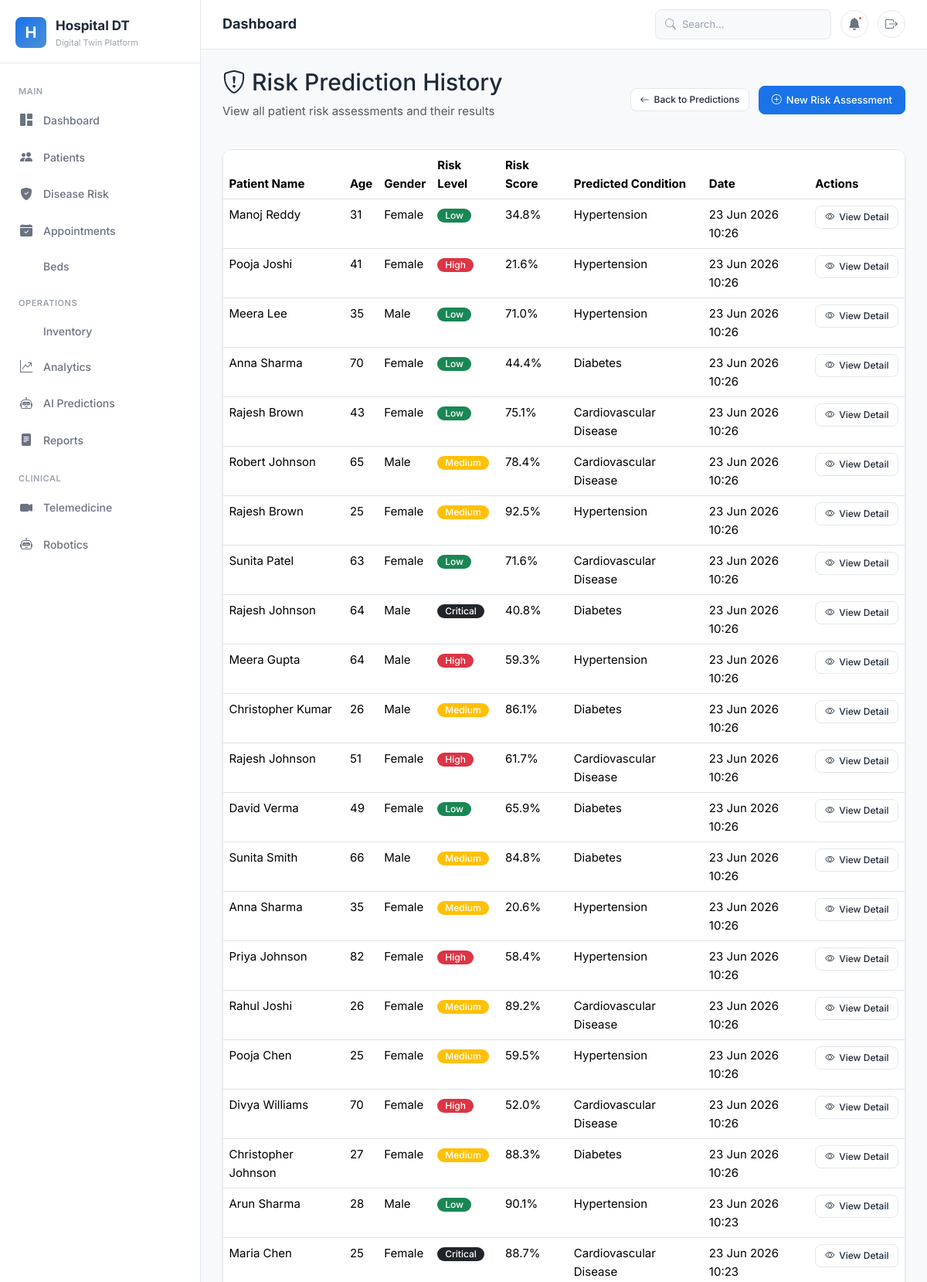
Page /predictions/risk-predictions/ (signed in, upper part) on the committed database.
### predictions/models.py (models this page shows, shortened)
class RiskPrediction(models.Model):
    RISK_LEVEL = [('low', 'Low'), ('medium', 'Medium'), ('high', 'High'), ('critical', 'Critical')]
    patient_id = models.CharField(max_length=20)
    patient_name = models.CharField(max_length=200)
    age = models.IntegerField()
    GENDER_CHOICES = [('', 'Select Gender'), ('Male', 'Male'), ('Female', 'Female'), ('Other', 'Other')]
    gender = models.CharField(max_length=10, choices=GENDER_CHOICES)
    diagnosis = models.TextField()
    risk_level = models.CharField(max_length=20, choices=RISK_LEVEL)
    risk_score = models.FloatField()
    explanation = models.TextField()
    prevention_tips = models.TextField()
    food_history_notes = models.TextField(blank=True)
    predicted_condition = models.CharField(max_length=200)
    recommendations = models.TextField()
    created_by = models.ForeignKey('auth.User', on_delete=models.SET_NULL, null=True)
    created_at = models.DateTimeField(auto_now_add=True)

### predictions/views.py (the view)
# urls.py: path('risk-predictions/', views.risk_prediction_list, name='risk_prediction_list'),
@admin_required
def risk_prediction_list(request):
    predictions = RiskPrediction.objects.select_related('created_by').order_by('-created_at')
    context = {
        'predictions': predictions,
    }
    return render(request, 'predictions/risk_prediction_list.html', context)

### templates/predictions/risk_prediction_list.html (shortened to what this page needs)
{% extends 'base.html' %}
{% load static %}
{% block content %}
<div class="row mb-4">
    <div class="col-12 d-flex justify-content-between align-items-center">
        <div>
            <h2><i class="bi bi-shield-exclamation"></i> Risk Prediction History</h2>
            <p class="text-muted">View all patient risk assessments and their results</p>
        </div>
        <div>
            <a href="{% url 'predictions:prediction_dashboard' %}" class="btn btn-outline-secondary btn-sm me-2"><i class="bi bi-arrow-left"></i> Back to Predictions</a>
            <a href="{% url 'predictions:risk_prediction' %}" class="btn btn-primary">
                <i class="bi bi-plus-circle"></i> New Risk Assessment
            </a>
        </div>
    </div>
</div>
<div class="card shadow-sm">
    <div class="card-body p-0">
        <div class="table-responsive">
            <table class="table table-hover mb-0">
                <thead>
                    <tr>
                        <th>Patient Name</th>
                        <th>Age</th>
                        <th>Gender</th>
                        <th>Risk Level</th>
                        <th>Risk Score</th>
                        <th>Predicted Condition</th>
                        <th>Date</th>
                        <th>Actions</th>
                    </tr>
                </thead>
                <tbody>
                    {% for pred in predictions %}
                    <tr>
                        <td>{{ pred.patient_name }}</td>
                        <td>{{ pred.age }}</td>
                        <td>{{ pred.gender }}</td>
                        <td>
                            <span class="badge bg-{% if pred.risk_level == 'critical' %}dark{% elif pred.risk_level == 'high' %}danger{% elif pred.risk_level == 'medium' %}warning{% else %}success{% endif %}">
                                {{ pred.risk_level|title }}
                            </span>
                        </td>
                        <td>{{ pred.risk_score|floatformat:1 }}%</td>
                        <td>{{ pred.predicted_condition }}</td>
                        <td>{{ pred.created_at|date:"d M Y H:i" }}</td>
                        <td>
                            <a href="{% url 'predictions:risk_prediction_detail' pred.pk %}" class="btn btn-sm btn-outline-primary">
                                <i class="bi bi-eye"></i> View Detail
                            </a>
                        </td>
                    </tr>
                    {% endfor %}
                </tbody>
            </table>
        </div>
    </div>
</div>
{% endblock %}

### static/css/minimal.css (style rules this page uses)
:root { --primary: #1a73e8; --primary-dark: #1557b0; --primary-light: #4a90d9; --primary-bg: #e8f0fe; --accent: #0d9488; --accent-dark: #0f766e; --accent-bg: #f0fdfa; --success: #10b981; --success-bg: #ecfdf5; --warning: #f59e0b; --warning-bg: #fffbeb; --error: #ef4444; --error-bg: #fef2f2; --purple: #8b5cf6; --purple-bg: #f5f3ff; --orange: #f97316; --orange-bg: #fff7ed; --bg: #f8f9fb; --bg-card: #ffffff; --text: #1f2937; --text-secondary: #6b7280; --text-muted: #9ca3af; --border: #e5e7eb; --shadow-sm: 0 1px 2px rgba(0,0,0,0.04); --shadow: 0 1px 3px rgba(0,0,0,0.06), 0 1px 2px rgba(0,0,0,0.04); --shadow-md: 0 4px 6px -1px rgba(0,0,0,0.06), 0 2px 4px -2px rgba(0,0,0,0.04); --shadow-lg: 0 10px 15px -3px rgba(0,0,0,0.06), 0 4px 6px -4px rgba(0,0,0,0.04); --radius: 12px; --radius-sm: 8px; --radius-lg: 16px; --sidebar-width: 260px; --header-height: 64px; --transition: all 0.2s ease; }
*, *::before, *::after { box-sizing: border-box; margin: 0; padding: 0; }
html { font-size: 15px; }
body { font-family: 'Inter', -apple-system, BlinkMacSystemFont, 'Segoe UI', sans-serif; background: var(--bg); color: var(--text); line-height: 1.6; -webkit-font-smoothing: antialiased; }
.card { background: var(--bg-card); border: 1px solid var(--border); border-radius: var(--radius); overflow: hidden; }
.card-body { padding: 20px; }
.card-body.p-0 { padding: 0; }
.badge { display: inline-flex; align-items: center; padding: 3px 10px; border-radius: 20px; font-size: 12px; font-weight: 500; gap: 4px; }
.btn { display: inline-flex; align-items: center; gap: 6px; padding: 8px 16px; border-radius: var(--radius-sm); font-size: 13px; font-weight: 500; font-family: inherit; border: 1px solid var(--border); background: var(--bg-card); color: var(--text); cursor: pointer; transition: var(--transition); text-decoration: none; white-space: nowrap; }
.btn-primary { background: var(--primary); color: #fff; border-color: var(--primary); }
.btn-sm { padding: 5px 12px; font-size: 12px; }
.text-muted { color: var(--text-muted); }
.mb-4 { margin-bottom: 16px; }
.p-0 { padding: 0 !important; }
.d-flex { display: flex; }

### rows in the picture
RiskPrediction: patient_name "Manoj Reddy", age "31", gender "Female", risk_level "Low", risk_score "34.8", predicted_condition "Hypertension", created_at "23 Jun 2026 10:26"
RiskPrediction: patient_name "Pooja Joshi", age "41", gender "Female", risk_level "High", risk_score "21.6", predicted_condition "Hypertension", created_at "23 Jun 2026 10:26"
RiskPrediction: patient_name "Meera Lee", age "35", gender "Male", risk_level "Low", risk_score "71.0", predicted_condition "Hypertension", created_at "23 Jun 2026 10:26"
RiskPrediction: patient_name "Anna Sharma", age "70", gender "Female", risk_level "Low", risk_score "44.4", predicted_condition "Diabetes", created_at "23 Jun 2026 10:26"
RiskPrediction: patient_name "Rajesh Brown", age "43", gender "Female", risk_level "Low", risk_score "75.1", predicted_condition "Cardiovascular Disease", created_at "23 Jun 2026 10:26"
RiskPrediction: patient_name "Robert Johnson", age "65", gender "Male", risk_level "Medium", risk_score "78.4", predicted_condition "Cardiovascular Disease", created_at "23 Jun 2026 10:26"
RiskPrediction: patient_name "Rajesh Brown", age "25", gender "Female", risk_level "Medium", risk_score "92.5", predicted_condition "Hypertension", created_at "23 Jun 2026 10:26"
RiskPrediction: patient_name "Sunita Patel", age "63", gender "Female", risk_level "Low", risk_score "71.6", predicted_condition "Cardiovascular Disease", created_at "23 Jun 2026 10:26"
RiskPrediction: patient_name "Rajesh Johnson", age "64", gender "Male", risk_level "Critical", risk_score "40.8", predicted_condition "Diabetes", created_at "23 Jun 2026 10:26"
RiskPrediction: patient_name "Meera Gupta", age "64", gender "Male", risk_level "High", risk_score "59.3", predicted_condition "Hypertension", created_at "23 Jun 2026 10:26"
RiskPrediction: patient_name "Christopher Kumar", age "26", gender "Male", risk_level "Medium", risk_score "86.1", predicted_condition "Diabetes", created_at "23 Jun 2026 10:26"
RiskPrediction: patient_name "Rajesh Johnson", age "51", gender "Female", risk_level "High", risk_score "61.7", predicted_condition "Cardiovascular Disease", created_at "23 Jun 2026 10:26"
RiskPrediction: patient_name "David Verma", age "49", gender "Female", risk_level "Low", risk_score "65.9", predicted_condition "Diabetes", created_at "23 Jun 2026 10:26"
RiskPrediction: patient_name "Sunita Smith", age "66", gender "Male", risk_level "Medium", risk_score "84.8", predicted_condition "Diabetes", created_at "23 Jun 2026 10:26"
RiskPrediction: patient_name "Anna Sharma", age "35", gender "Female", risk_level "Medium", risk_score "20.6", predicted_condition "Hypertension", created_at "23 Jun 2026 10:26"
RiskPrediction: patient_name "Priya Johnson", age "82", gender "Female", risk_level "High", risk_score "58.4", predicted_condition "Hypertension", created_at "23 Jun 2026 10:26"
RiskPrediction: patient_name "Rahul Joshi", age "26", gender "Female", risk_level "Medium", risk_score "89.2", predicted_condition "Cardiovascular Disease", created_at "23 Jun 2026 10:26"
RiskPrediction: patient_name "Pooja Chen", age "25", gender "Female", risk_level "Medium", risk_score "59.5", predicted_condition "Hypertension", created_at "23 Jun 2026 10:26"
RiskPrediction: patient_name "Divya Williams", age "70", gender "Female", risk_level "High", risk_score "52.0", predicted_condition "Cardiovascular Disease", created_at "23 Jun 2026 10:26"
RiskPrediction: patient_name "Christopher Johnson", age "27", gender "Female", risk_level "Medium", risk_score "88.3", predicted_condition "Diabetes", created_at "23 Jun 2026 10:26"
RiskPrediction: patient_name "Arun Sharma", age "28", gender "Male", risk_level "Low", risk_score "90.1", predicted_condition "Hypertension", created_at "23 Jun 2026 10:23"
RiskPrediction: patient_name "Maria Chen", age "25", gender "Female", risk_level "Critical", risk_score "88.7", predicted_condition "Cardiovascular Disease", created_at "23 Jun 2026 10:23"
